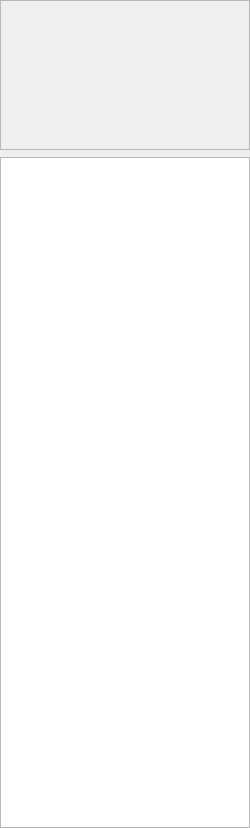
<?xml version="1.0" encoding="UTF-8"?>
<ui version="4.0">
 <class>Form</class>
 <widget class="QWidget" name="Form">
  <property name="geometry">
   <rect>
    <x>0</x>
    <y>0</y>
    <width>250</width>
    <height>828</height>
   </rect>
  </property>
  <property name="windowTitle">
   <string>Form</string>
  </property>
  <layout class="QVBoxLayout" name="verticalLayout">
   <property name="spacing">
    <number>7</number>
   </property>
   <property name="leftMargin">
    <number>0</number>
   </property>
   <property name="topMargin">
    <number>0</number>
   </property>
   <property name="rightMargin">
    <number>0</number>
   </property>
   <property name="bottomMargin">
    <number>0</number>
   </property>
   <item>
    <widget class="QFrame" name="PrevFrame">
     <property name="minimumSize">
      <size>
       <width>250</width>
       <height>150</height>
      </size>
     </property>
     <property name="maximumSize">
      <size>
       <width>250</width>
       <height>200</height>
      </size>
     </property>
     <property name="frameShape">
      <enum>QFrame::StyledPanel</enum>
     </property>
     <property name="frameShadow">
      <enum>QFrame::Raised</enum>
     </property>
     <layout class="QVBoxLayout" name="PreviewLayout">
      <property name="spacing">
       <number>0</number>
      </property>
      <property name="leftMargin">
       <number>5</number>
      </property>
      <property name="topMargin">
       <number>5</number>
      </property>
      <property name="rightMargin">
       <number>5</number>
      </property>
      <property name="bottomMargin">
       <number>5</number>
      </property>
     </layout>
    </widget>
   </item>
   <item>
    <widget class="QListView" name="ThemeList">
     <property name="editTriggers">
      <set>QAbstractItemView::NoEditTriggers</set>
     </property>
     <property name="showDropIndicator" stdset="0">
      <bool>false</bool>
     </property>
     <property name="dragDropMode">
      <enum>QAbstractItemView::NoDragDrop</enum>
     </property>
     <property name="defaultDropAction">
      <enum>Qt::CopyAction</enum>
     </property>
     <property name="iconSize">
      <size>
       <width>90</width>
       <height>90</height>
      </size>
     </property>
     <property name="textElideMode">
      <enum>Qt::ElideMiddle</enum>
     </property>
     <property name="verticalScrollMode">
      <enum>QAbstractItemView::ScrollPerPixel</enum>
     </property>
     <property name="movement">
      <enum>QListView::Static</enum>
     </property>
     <property name="resizeMode">
      <enum>QListView::Adjust</enum>
     </property>
     <property name="gridSize">
      <size>
       <width>100</width>
       <height>100</height>
      </size>
     </property>
     <property name="viewMode">
      <enum>QListView::IconMode</enum>
     </property>
     <property name="modelColumn">
      <number>0</number>
     </property>
     <property name="uniformItemSizes">
      <bool>false</bool>
     </property>
     <property name="wordWrap">
      <bool>true</bool>
     </property>
    </widget>
   </item>
  </layout>
 </widget>
 <resources/>
 <connections/>
</ui>
